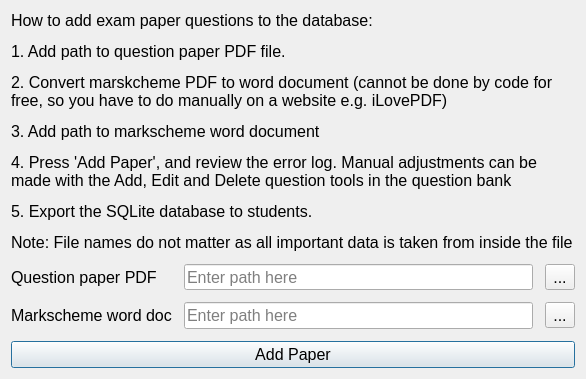
<?xml version="1.0" encoding="UTF-8"?>
<ui version="4.0">
 <class>SelectFiles</class>
 <widget class="QDialog" name="SelectFiles">
  <property name="geometry">
   <rect>
    <x>0</x>
    <y>0</y>
    <width>586</width>
    <height>379</height>
   </rect>
  </property>
  <property name="font">
   <font>
    <pointsize>12</pointsize>
   </font>
  </property>
  <property name="windowTitle">
   <string>Select exam paper</string>
  </property>
  <layout class="QVBoxLayout" name="verticalLayout">
   <property name="spacing">
    <number>12</number>
   </property>
   <item>
    <widget class="QLabel" name="lAddPrompt">
     <property name="text">
      <string>How to add exam paper questions to the database:</string>
     </property>
     <property name="wordWrap">
      <bool>false</bool>
     </property>
    </widget>
   </item>
   <item>
    <widget class="QLabel" name="label">
     <property name="text">
      <string>1. Add path to question paper PDF file.</string>
     </property>
    </widget>
   </item>
   <item>
    <widget class="QLabel" name="label_3">
     <property name="text">
      <string>2. Convert marskcheme PDF to word document (cannot be done by code for free, so you have to do manually on a website e.g. iLovePDF)</string>
     </property>
     <property name="wordWrap">
      <bool>true</bool>
     </property>
    </widget>
   </item>
   <item>
    <widget class="QLabel" name="label_4">
     <property name="text">
      <string>3. Add path to markscheme word document</string>
     </property>
    </widget>
   </item>
   <item>
    <widget class="QLabel" name="label_5">
     <property name="text">
      <string>4. Press 'Add Paper', and review the error log. Manual adjustments can be made with the Add, Edit and Delete question tools in the question bank</string>
     </property>
     <property name="wordWrap">
      <bool>true</bool>
     </property>
    </widget>
   </item>
   <item>
    <widget class="QLabel" name="label_6">
     <property name="text">
      <string>5. Export the SQLite database to students.</string>
     </property>
    </widget>
   </item>
   <item>
    <widget class="QLabel" name="lNote">
     <property name="text">
      <string>Note: File names do not matter as all important data is taken from inside the file</string>
     </property>
    </widget>
   </item>
   <item>
    <layout class="QFormLayout" name="formLayout">
     <property name="sizeConstraint">
      <enum>QLayout::SetDefaultConstraint</enum>
     </property>
     <item row="1" column="0">
      <widget class="QLabel" name="label_2">
       <property name="text">
        <string>Markscheme word doc</string>
       </property>
      </widget>
     </item>
     <item row="1" column="1">
      <layout class="QHBoxLayout" name="horizontalLayout_2">
       <item>
        <widget class="QLineEdit" name="leAnswerPaperDocEdit">
         <property name="text">
          <string/>
         </property>
         <property name="placeholderText">
          <string>Enter path here</string>
         </property>
        </widget>
       </item>
       <item>
        <widget class="QToolButton" name="tbAnswerDoc">
         <property name="text">
          <string>...</string>
         </property>
        </widget>
       </item>
      </layout>
     </item>
     <item row="0" column="0">
      <widget class="QLabel" name="lQPPDFprompt">
       <property name="text">
        <string>Question paper PDF</string>
       </property>
      </widget>
     </item>
     <item row="0" column="1">
      <layout class="QHBoxLayout" name="horizontalLayout">
       <item>
        <widget class="QLineEdit" name="leQPPath">
         <property name="text">
          <string/>
         </property>
         <property name="placeholderText">
          <string>Enter path here</string>
         </property>
        </widget>
       </item>
       <item>
        <widget class="QToolButton" name="tbQPPath">
         <property name="text">
          <string>...</string>
         </property>
        </widget>
       </item>
      </layout>
     </item>
    </layout>
   </item>
   <item>
    <widget class="QPushButton" name="pbAddPaper">
     <property name="text">
      <string>Add Paper</string>
     </property>
    </widget>
   </item>
  </layout>
 </widget>
 <resources/>
 <connections/>
</ui>
